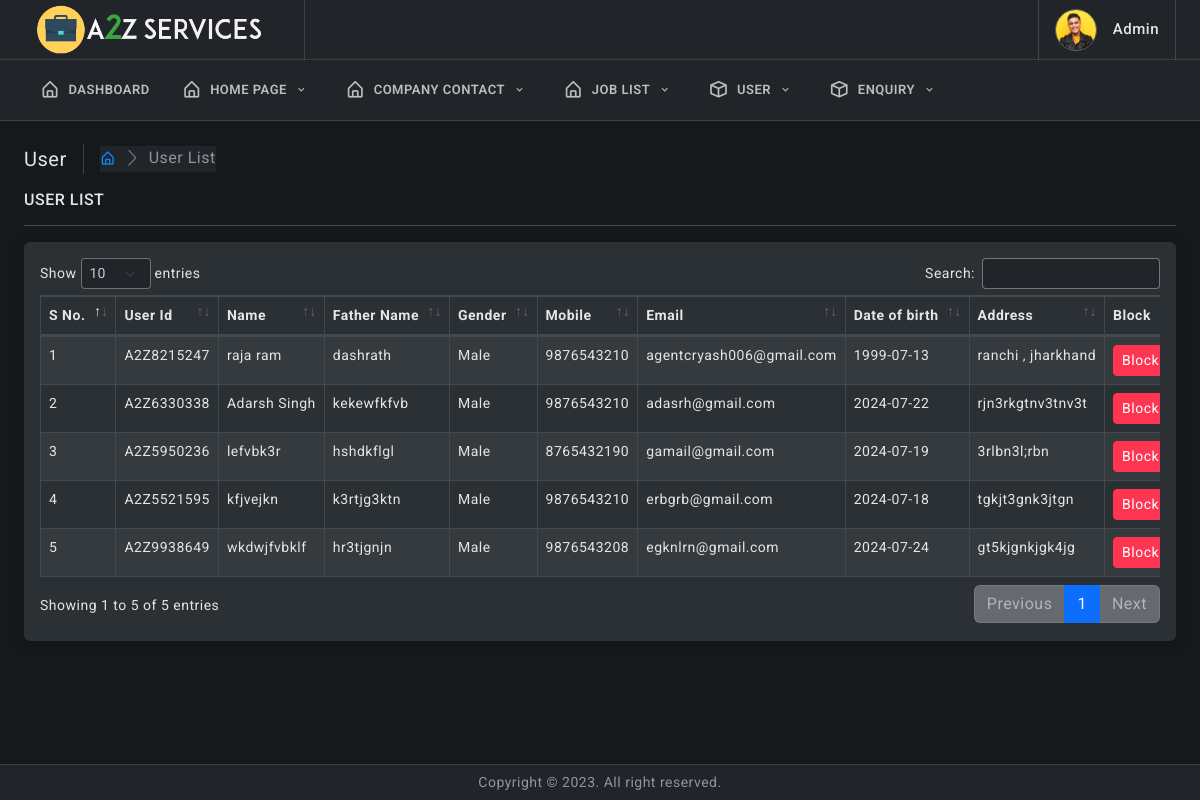
Page /admin/user-list.php (signed in) on the committed database.
### tables this page shows
CREATE TABLE `user` (
  `id` int(11) NOT NULL,
  `user_id` varchar(20) NOT NULL,
  `name` varchar(100) NOT NULL,
  `gender` tinyint(1) NOT NULL DEFAULT 0,
  `email` varchar(100) NOT NULL,
  `phone` varchar(20) NOT NULL,
  `dob` date NOT NULL,
  `father` varchar(50) NOT NULL,
  `address` varchar(200) NOT NULL,
  `photo` varchar(200) NOT NULL,
  `cv` varchar(200) NOT NULL,
  `pass` varchar(50) NOT NULL,
  `reg_date` datetime NOT NULL,
  `block_status` tinyint(1) NOT NULL DEFAULT 0,
  `job_status` tinyint(1) NOT NULL DEFAULT 0
);

### admin/user-list.php (the view, shortened to what this page needs)
<!doctype html>
<html lang="en">
<?php include_once("elements/connect.php");?>
<head>
	<link href="assets/plugins/simplebar/css/simplebar.css" rel="stylesheet" />
	<link href="assets/plugins/perfect-scrollbar/css/perfect-scrollbar.css" rel="stylesheet" />
	<link href="assets/plugins/metismenu/css/metisMenu.min.css" rel="stylesheet" />
	<link href="assets/plugins/datatable/css/dataTables.bootstrap5.min.css" rel="stylesheet" />
	<link href="assets/css/pace.min.css" rel="stylesheet" />
	<link href="assets/css/bootstrap.min.css" rel="stylesheet">
	<link href="assets/css/bootstrap-extended.css" rel="stylesheet">
	<link href="assets/css/app.css" rel="stylesheet">
	<link href="assets/css/icons.css" rel="stylesheet">
	<link rel="stylesheet" href="assets/css/dark.css" />
</head>
<body>
	<?php include("elements/navbar.php");?>
		<div class="page-wrapper">
			<div class="page-content">
				<div class="page-breadcrumb d-none d-sm-flex align-items-center mb-3">
					<div class="breadcrumb-title pe-3">User</div>
					<div class="ps-3">
						<nav aria-label="breadcrumb">
							<ol class="breadcrumb mb-0 p-0">
								<li class="breadcrumb-item"><a href="javascript:;"><i class="bx bx-home-alt"></i></a>
								</li>
								<li class="breadcrumb-item active" aria-current="page">User List</li>
							</ol>
						</nav>
					</div>
				</div>
				<h6 class="mb-0 text-uppercase">User list</h6>
				<hr/>
				<div class="card">
					<div class="card-body">
						<div class="table-responsive">
                        <table id="example" class="table table-striped table-bordered" style="width:100%">
								<thead>
									<tr>
										<th>S No.</th>
										<th>User Id</th>
										<th>Name</th>
										<th>Father Name</th>
										<th>Gender</th>
                                        <th>Mobile</th>
										<th>Email</th>
										<th>Date of birth</th>
										<th>Address</th>
										<th>Block</th>
									</tr>
								</thead>
								<tbody>
									<?php
                                 $a=0;
                                 $data=mysqli_query($conn,"SELECT * FROM user WHERE  block_status='0' ");
                                 while($d=mysqli_fetch_array($data)){
                                  ?>
                                 <tr>
                                  <td><?php echo ++$a?></td>
                                  <td><?php echo $d['user_id']?></td>
                                  <td><?php echo $d['name']?></td>
								  <td><?php echo $d['father']?></td>
                                  <td><?php echo ($d['gender'] == 0)?"Male":"Female"?></td>
                                  <td><?php echo $d['phone']?></td>
                                  <td><?php echo $d['email']?></td>
                                  <td><?php echo $d['dob']?></td>
                                  <td><?php echo $d['address']?></td>
                                  <td>
                                  <form class="" action="elements/redirect" method="POST">
                                    <button type="submit" name="block_profile" class="btn btn-sm btn-danger">Block</button>
                                   </form>
                                  </td>
                                 </tr>
                                  <?php
                                 }
                                   ?>
								</tbody>
							</table>
						</div>
					</div>
				</div>
			</div>
		</div>
		<footer class="page-footer">
			<p class="mb-0">Copyright © 2023. All right reserved.</p>
		</footer>
	</div>
</body>
</html>

### admin/assets/css/app.css (style rules this page uses)
body { font-size: 14px; color: #4c5258; letter-spacing: 0.5px; background-color: #f7f7ff; font-family: 'Roboto', sans-serif; }
.page-wrapper { height: 100%; margin-top: 120px; margin-bottom: 30px; margin-left: 0px; }
.page-content { padding: 1.5rem; }
.page-footer { background: #ffffff; left: 0px; right: 0; bottom: 0; position: fixed; text-align: center; padding: 7px; font-size: 14px; border-top: 1px solid #e4e4e4; z-index: 3; }
.breadcrumb-title { font-size: 20px; border-right: 1.5px solid #aaa4a4; }
.page-breadcrumb .breadcrumb li.breadcrumb-item { font-size: 16px; }
.page-breadcrumb .breadcrumb-item+.breadcrumb-item::before { display: inline-block; padding-right: .5rem; color: #6c757d; font-family: 'LineIcons'; content: "\ea5c"; }

### admin/assets/css/dark.css (style rules this page uses)
body { color: var(--bs-body-color); --bs-body-color: #e4e5e6; background-color: #16191b; }
.h1, .h2, .h3, .h4, .h5, .h6, h1, h2, h3, h4, h5, h6 { color: #e4e5e6; }
p { color: #91949f; }
.card { background-color: #2b3035; box-shadow: 0 0.1rem 0.7rem rgb(0 0 0 / 20%); }
.page-footer { background-color: #212529; border-top: 1px solid rgb(237 237 237 / 12%); }
::placeholder { color: #e4e5e6 !important; opacity: .5 !important; }
.table { --bs-table-bg: transparent; --bs-table-striped-color: #e4e5e6; --bs-table-striped-bg: rgba(255, 255, 0255, 0.05); --bs-table-active-color: #e4e5e6; --bs-table-active-bg: rgba(255, 255, 255, 0.1); --bs-table-hover-color: #e4e5e6; --bs-table-hover-bg: rgba(255, 255, 255, 0.075); width: 100%; margin-bottom: 1rem; color: #e4e5e6; vertical-align: top; border-color: rgb(255 255 255 / 12%); --bs-table-color: #e4e5e6; }
.table td, .table th { border-color: rgb(255 255 255 / 12%); }
.table thead th { border-bottom: 2px solid rgb(255 255 255 / 12%); }
.breadcrumb { background-color: #212529; }
.breadcrumb-item.active { color: #8b969f; }
.breadcrumb-title { border-right: 1.5px solid rgb(255 255 255 / 18%); }
.table-bordered td, .table-bordered th { border: 1px solid rgb(255 255 255 / 12%); }
.table-bordered { border: 1px solid rgb(255 255 255 / 12%); }

### rows in the picture
user: user "A2Z8215247", name "raja ram", father "dashrath", gender "Male", phone "9876543210", email "agentcryash006@gmail.com", dob "1999-07-13", address "ranchi , jharkhand"
user: user "A2Z6330338", name "Adarsh Singh", father "kekewfkfvb", gender "Male", phone "9876543210", email "adasrh@gmail.com", dob "2024-07-22", address "rjn3rkgtnv3tnv3t"
user: user "A2Z5950236", name "lefvbk3r", father "hshdkflgl", gender "Male", phone "8765432190", email "gamail@gmail.com", dob "2024-07-19", address "3rlbn3l;rbn"
user: user "A2Z5521595", name "kfjvejkn", father "k3rtjg3ktn", gender "Male", phone "9876543210", email "erbgrb@gmail.com", dob "2024-07-18", address "tgkjt3gnk3jtgn"
user: user "A2Z9938649", name "wkdwjfvbklf", father "hr3tjgnjn", gender "Male", phone "9876543208", email "egknlrn@gmail.com", dob "2024-07-24", address "gt5kjgnkjgk4jg"
